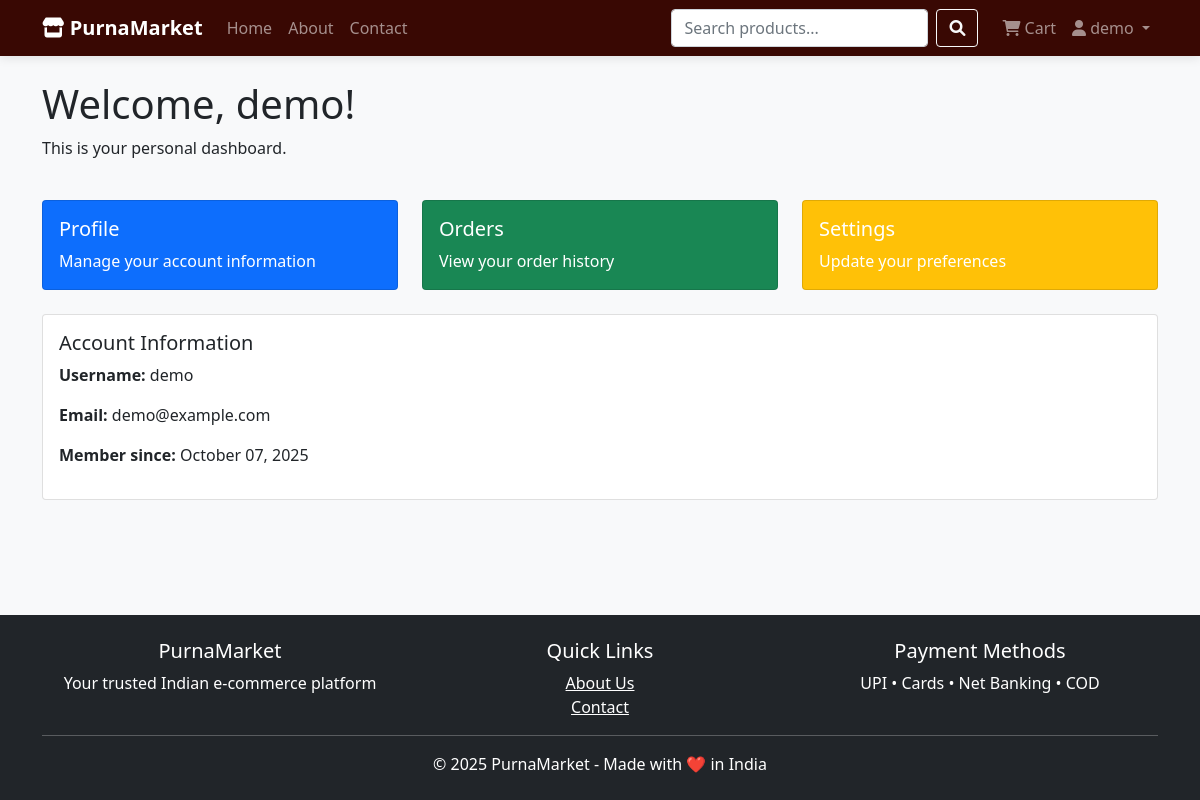
Page /dashboard (signed in) on the earlier database version.
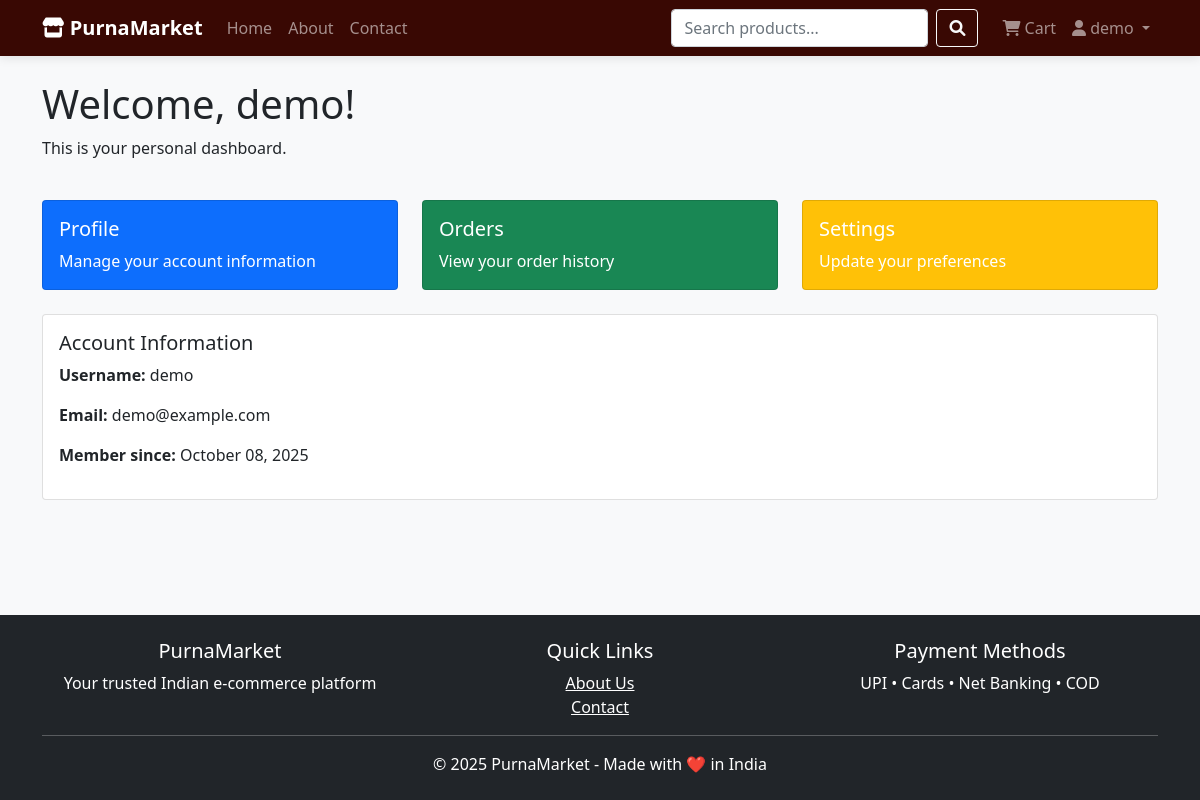
Same page on the later database version.
### models.py (models this page shows)
class User(UserMixin, db.Model):
    id = db.Column(db.Integer, primary_key=True)
    username = db.Column(db.String(80), unique=True, nullable=False)
    email = db.Column(db.String(120), unique=True, nullable=False)
    password = db.Column(db.String(120), nullable=False)
    created_at = db.Column(db.DateTime, default=datetime.utcnow)
    cart_items = db.relationship('Cart', backref='user', lazy=True, cascade='all, delete-orphan')
    orders = db.relationship('Order', backref='user', lazy=True, cascade='all, delete-orphan')

### app.py (the view)
@app.route('/dashboard')
@login_required
def dashboard():
    user_orders = Order.query.filter_by(user_id=current_user.id).order_by(Order.created_at.desc()).limit(5).all()
    cart_count = Cart.query.filter_by(user_id=current_user.id).count()
    return render_template('dashboard.html',
                         user=current_user,
                         orders=user_orders,
                         cart_count=cart_count)

### app.py (called while the page is built)
@login_manager.user_loader
def load_user(user_id):
    return User.query.get(int(user_id))

### templates/dashboard.html
{% extends "base.html" %}
{% block content %}
<div class="row">
    <div class="col-12">
        <h1>Welcome, {{ user.username }}!</h1>
        <p>This is your personal dashboard.</p>
    </div>
</div>
<div class="row mt-4">
    <div class="col-md-4">
        <div class="card text-white bg-primary">
            <div class="card-body">
                <h5 class="card-title">Profile</h5>
                <p class="card-text">Manage your account information</p>
            </div>
        </div>
    </div>
    <div class="col-md-4">
        <div class="card text-white bg-success">
            <div class="card-body">
                <h5 class="card-title">Orders</h5>
                <p class="card-text">View your order history</p>
            </div>
        </div>
    </div>
    <div class="col-md-4">
        <div class="card text-white bg-warning">
            <div class="card-body">
                <h5 class="card-title">Settings</h5>
                <p class="card-text">Update your preferences</p>
            </div>
        </div>
    </div>
</div>
<div class="row mt-4">
    <div class="col-12">
        <div class="card">
            <div class="card-body">
                <h5 class="card-title">Account Information</h5>
                <p><strong>Username:</strong> {{ user.username }}</p>
                <p><strong>Email:</strong> {{ user.email }}</p>
                <p><strong>Member since:</strong> {{ user.created_at.strftime('%B %d, %Y') }}</p>
            </div>
        </div>
    </div>
</div>
{% endblock %}

### templates/base.html (shortened to what this page needs)
<!DOCTYPE html>
<html lang="en">
<head>
    <link href="https://cdn.jsdelivr.net/npm/bootstrap@5.1.3/dist/css/bootstrap.min.css" rel="stylesheet">
    <link rel="stylesheet" href="https://cdnjs.cloudflare.com/ajax/libs/font-awesome/6.0.0/css/all.min.css">
    <link rel="stylesheet" href="{{ url_for('static', filename='style.css') }}">
</head>
<body>
    <nav class="navbar navbar-expand-lg navbar-dark" style="background-color: #931307ff;">
        <div class="container">
            <a class="navbar-brand fw-bold" href="{{ url_for('index') }}">
                <i class="fas fa-store"></i> PurnaMarket
            </a>
            <div class="collapse navbar-collapse" id="navbarNav">
                <ul class="navbar-nav me-auto">
                    <li class="nav-item">
                        <a class="nav-link" href="{{ url_for('index') }}">Home</a>
                    </li>
                    <li class="nav-item">
                        <a class="nav-link" href="{{ url_for('about') }}">About</a>
                    </li>
                    <li class="nav-item">
                        <a class="nav-link" href="{{ url_for('contact') }}">Contact</a>
                    </li>
                </ul>
                <form class="d-flex me-3" action="{{ url_for('search') }}" method="GET">
                    <input class="form-control me-2" type="search" name="q" placeholder="Search products..."
                           value="{{ search_query or '' }}" aria-label="Search">
                    <button class="btn btn-outline-light" type="submit">
                        <i class="fas fa-search"></i>
                    </button>
                </form>
                <ul class="navbar-nav">
                    {% if current_user.is_authenticated %}
                        <li class="nav-item">
                            <a class="nav-link position-relative" href="{{ url_for('cart') }}">
                                <i class="fas fa-shopping-cart"></i> Cart
                            </a>
                        </li>
                        <li class="nav-item dropdown">
                            <a class="nav-link dropdown-toggle" href="#" id="navbarDropdown" role="button" data-bs-toggle="dropdown">
                                <i class="fas fa-user"></i> {{ current_user.username }}
                            </a>
                        </li>
                    {% endif %}
                </ul>
            </div>
        </div>
    </nav>
    <div class="container mt-4">
        {% block content %}{% endblock %}
    </div>
    <footer class="bg-dark text-white text-center py-4 mt-5">
        <div class="container">
            <div class="row">
                <div class="col-md-4">
                    <h5>PurnaMarket</h5>
                    <p>Your trusted Indian e-commerce platform</p>
                </div>
                <div class="col-md-4">
                    <h5>Quick Links</h5>
                    <a href="{{ url_for('about') }}" class="text-white">About Us</a><br>
                    <a href="{{ url_for('contact') }}" class="text-white">Contact</a>
                </div>
                <div class="col-md-4">
                    <h5>Payment Methods</h5>
                    <p>UPI • Cards • Net Banking • COD</p>
                </div>
            </div>
            <hr>
            <p class="mb-0">&copy; 2025 PurnaMarket - Made with ❤️ in India</p>
        </div>
    </footer>
</body>
</html>

Differences in the rows shown:
changed User "demo": created_at "October 07, 2025" → "October 08, 2025"
